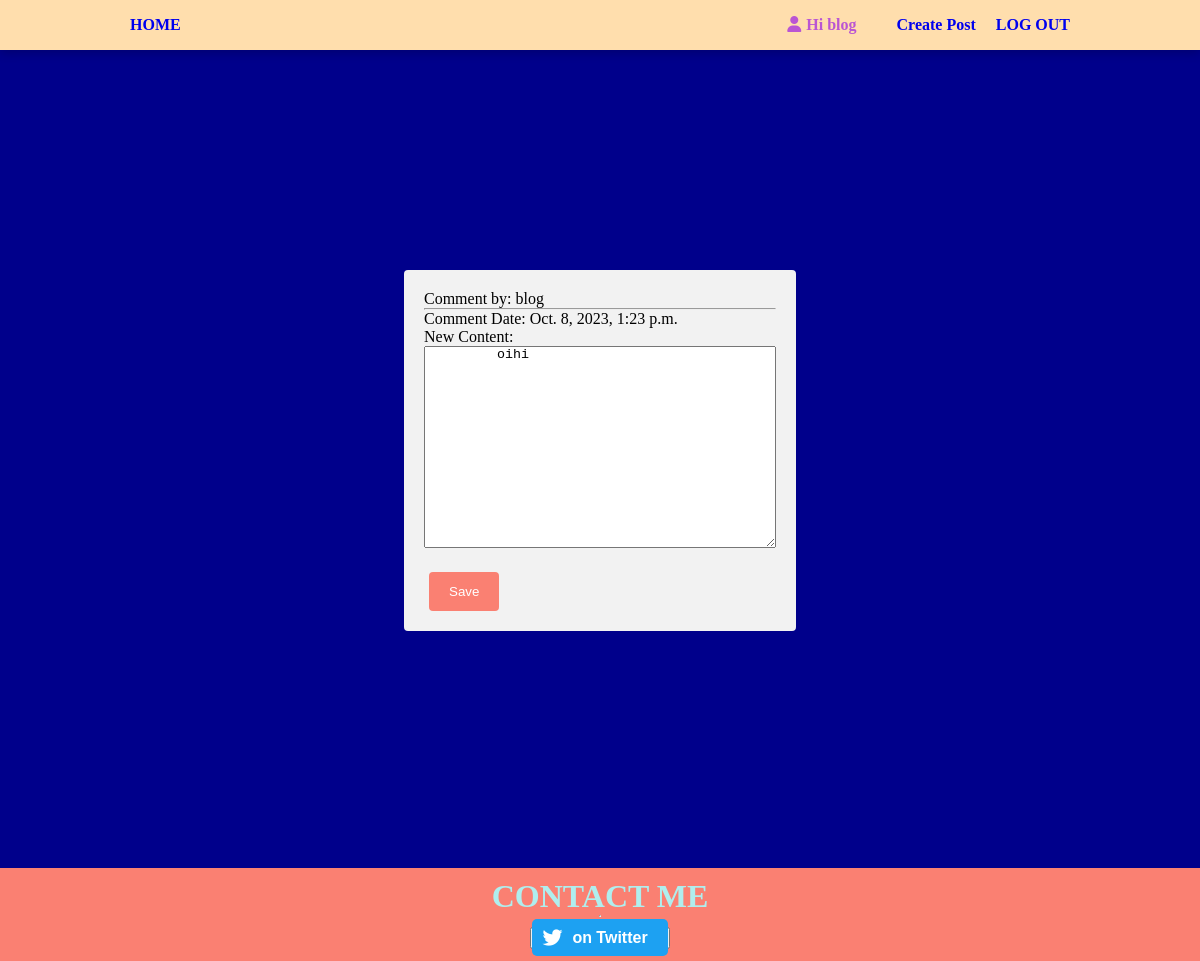
/comment/edit/78/ (signed in), run on the app's committed database.
### article/models.py (models this page shows, shortened)
class Comment(models.Model):
    post = models.ForeignKey(Post, related_name='comments', on_delete=models.CASCADE)
    user = models.ForeignKey(User, on_delete=models.CASCADE)
    comment = models.TextField()
    date_posted = models.DateTimeField(auto_now_add=True)
    likes = models.ManyToManyField(User, related_name="comment_likes", blank=True)
    edited_comment = models.TextField(blank=True, null=True)
    is_edited = models.BooleanField(default=False)

### article/views.py (the view)
# urls.py: path('comment/edit/<int:comment_id>/', views.edit_comment, name='edit_comment'),
def edit_comment(request, comment_id):
    comment = get_object_or_404(Comment, id=comment_id)
    if comment.user != request.user:
        return HttpResponse("You are not allowed to edit this comment.")
    return render(request, 'article/edit_comment.html', {'comment': comment})

### article/templates/article/edit_comment.html (shortened to what this page needs)
{% extends 'article/base.html' %}
{% load static %}
{% block css %}
    {{ block.super }}
    <link rel="stylesheet" href="{% static 'edit_post.css' %}">
{% endblock %}
{% block body %}
<div class="container">
  <div class="form-container">
    <form method="POST" action="{% url 'article:save_comment' comment_id=comment.id %}">
      <div class="comment-details">
        <p>Comment by: {{ comment.user }}</p>
        <hr>
        <p>Comment Date: {{ comment.date_posted }}</p>
      </div>
      <div class="edit-form">
        <div class="form-group">
          <label for="new_content">New Content:</label>
          <div class="textarea-container">
            <textarea id="new_content" name="new_content" class="form-control">{{ comment.comment }}</textarea>
          </div>
        </div>
        <div class="form-group">
          <button type="submit" class="btn btn-primary">Save</button>
        </div>
      </div>
    </form>
  </div>
</div>
{% endblock %}

### article/templates/article/base.html (shortened to what this page needs)
{% load static %}
<!DOCTYPE html>
<html lang="en">
<head>
    <link rel="stylesheet" href="https://cdnjs.cloudflare.com/ajax/libs/font-awesome/6.3.0/css/all.min.css"
 />
    {% block css %}
    <link rel="stylesheet" type="text/css" href="{% static 'styles.css' %}">
    {% endblock %}
</head>
<body>
    <nav id="navbar">
        <div id="navbar-container">
                <div id="home"><a href="{% url 'article:index' %}">HOME</a></div>
            <ul id="navbar-right">
                <li id="navbar-user">
                    {% if user.is_authenticated %}
                    <i class="fa-solid fa-user"></i><span>Hi {{user}}</span>
                </li>
                {% if user.is_superuser %}
                       <li>
                           <a href="{% url 'article:create_post' %}" class="create-post-button">Create Post</a>
                       </li>
                    {% endif %}
                <li class="logout"><a href ="{% url 'account:logout' %}">LOG OUT</a></li>
                {% else %}
                <i class="fa-solid fa-user"></i><span>Hi stranger</span>
                </li>
                <li class="logout"><a href ="{% url 'account:login' %}">LOG IN</a></li>
                {% endif %}
            </ul>
        </div>
    </nav>
    {% block body %}
    {% endblock %}
    <footer>
        <div id="contact-me">
        <h1>CONTACT ME</h1>
        <hr>
        <button id="twitter-button"><a href="https://twitter.com/chistev12" class="twitter-button" target="_blank"><i class="fab fa-twitter"></i>on Twitter</a>
        </button>
      </div>
    </footer>
</body>
</html>

### assets/styles.css (style rules this page uses)
* { margin: 0; padding: 0; }
body { background-color: darkblue; }
#navbar { background-color: navajowhite; height: 50px; box-shadow: 0 3px 10px rgba(0,0,0,0.2); }
#navbar-container { height: inherit; max-width: 80%; margin: 0 auto; display: flex; align-items: center; justify-content: space-between; color: mediumorchid ; }
#home { cursor: pointer; font-weight: bold; }
#navbar-right { display: flex; }
li { list-style: none; }
#navbar a { text-decoration: none; padding: 10px; font-weight: bold; }
#navbar-user { margin-right: 30px; font-weight: bold; }
.fa-user { margin-right: 5px; }
button[type=submit] { background-color:salmon; color: white; padding: 12px 20px; border: none; border-radius: 4px; cursor: pointer; margin-left: 5px; }
#contact-me { background-color: salmon; padding: 10px; margin-top: 18px; width: 1; display: flex; flex-direction: column; align-items: center; justify-content: center; }
#contact-me h1 { color: paleturquoise; }
#twitter-button { margin-top: 10px; }
.twitter-button { background-color: #1DA1F2; color: white; border: none; padding: 10px 20px 10px 40px; border-radius: 5px; text-decoration: none; font-size: 16px; font-weight: bold; position: relative; }
.twitter-button i { position: absolute; left: 10px; top: 50%; transform: translateY(-50%); font-size: 20px; }

### assets/edit_post.css (style rules this page uses)
.container { display: flex; justify-content: center; align-items: center; height: 100vh; }
.form-container { max-width: 400px; padding: 20px; background-color: #f2f2f2; border-radius: 4px; }
.article-details h1, .article-details p, .form-group { margin-bottom: 10px; }
.textarea-container { margin-bottom: 20px; }
.form-group:last-child { margin-bottom: 0; }
.textarea-container textarea { height: 200px; width: 350px; }

### data on the page
Comment: user "blog", date_posted "Oct. 8, 2023, 1:23 p.m.", new_content "oihi"

### other printed values
{{ user }} "blog"
